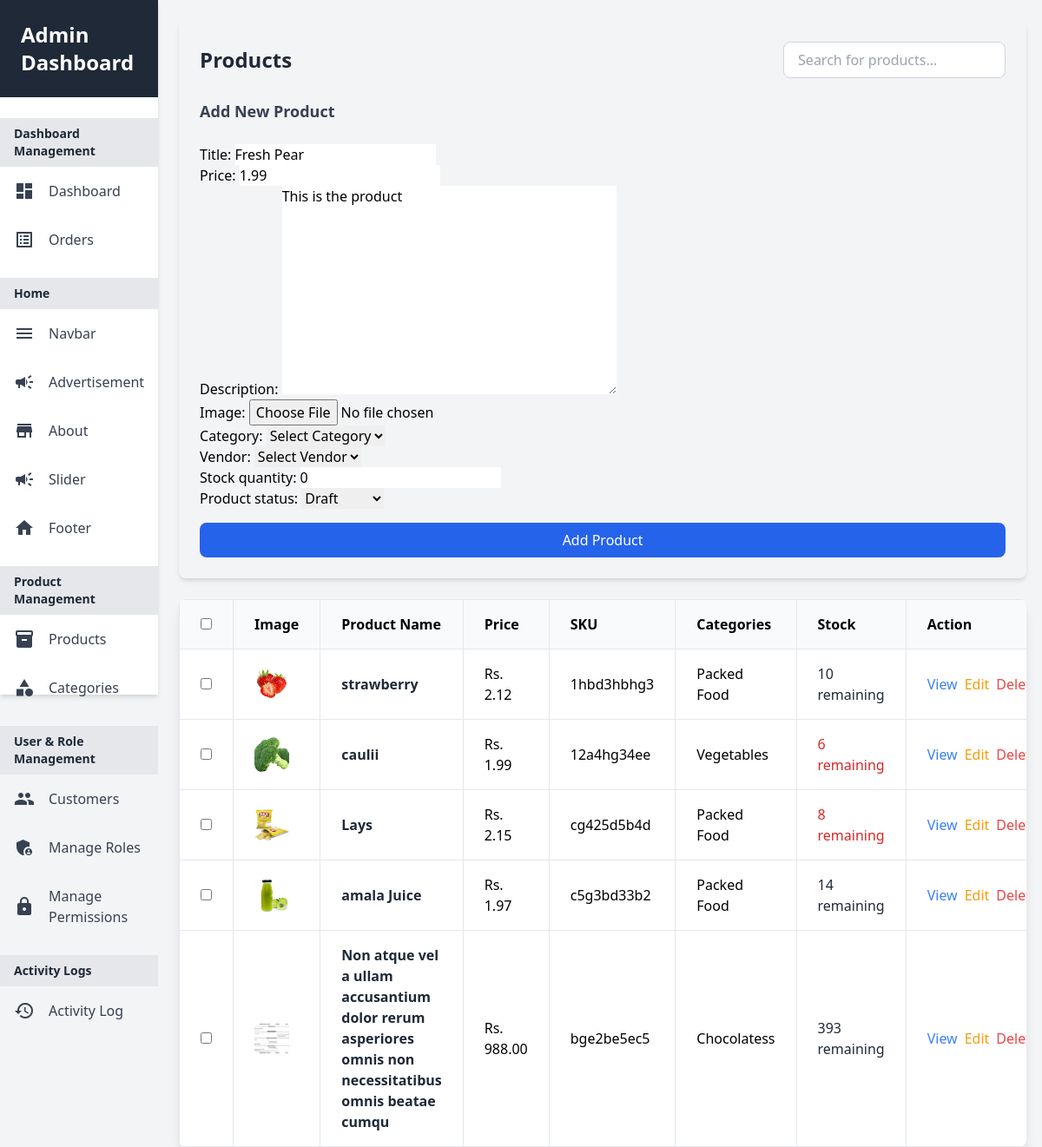
The page /user/products/ (signed in) on the database as committed earlier.
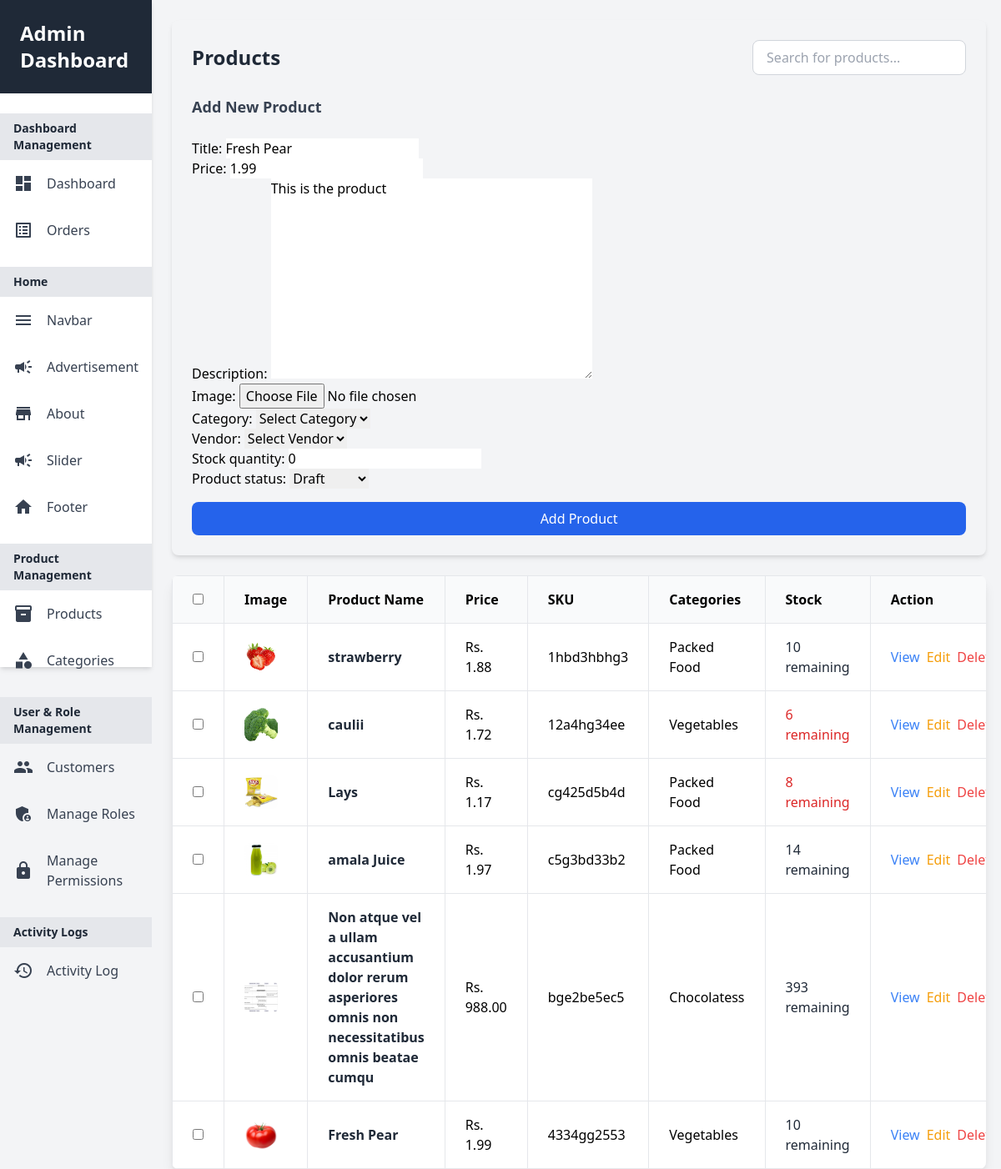
The same page on the database as committed later.
### core/models.py (models this page shows, shortened)
class Product(models.Model):
    pid = ShortUUIDField(unique=True, length=10, max_length=20, alphabet="abcdegh12345")
    user = models.ForeignKey(User, on_delete=models.SET_NULL, null=True)
    category = models.ForeignKey(Category, on_delete=models.CASCADE, related_name='products')
    title = models.CharField(max_length=100, default="Fresh Pear")
    image = models.ImageField(upload_to='products/')
    description = RichTextUploadingField(null=True, blank=True, default="This is the product")
    price = models.DecimalField(max_digits=10, decimal_places=2, default="1.99")
    old_price = models.DecimalField(max_digits=10, decimal_places=2, default="2.99")
    specifications = models.TextField(null=True, blank=True)
    tags=TaggableManager(blank=True)
    product_status = models.CharField(choices=PRODUCT_STATUS_CHOICES, max_length=10, default="draft")
    sku = ShortUUIDField(unique=True, length=10, max_length=20, alphabet="abcdegh12345")
    stock_quantity = models.PositiveIntegerField(default=0)  # You can set the default value as needed
    in_stock = models.BooleanField(default=True)
    in_sale = models.BooleanField(default=False)
    featured = models.BooleanField(default=False)
    digital = models.BooleanField(default=False)
    vendor = models.ForeignKey(Vendor, on_delete=models.CASCADE, related_name='products')  # Rename to lowercase 'vendor'
    weight = models.FloatField(default=0)
    color = models.ManyToManyField(Color, related_name='products')
    size = models.ManyToManyField(Size, related_name='products')
    mfd=models.DateField(auto_now_add=True)
    life=models.IntegerField(default=30)
    shipping = models.CharField(max_length=100, default="Free Shipping")
    created_at = models.DateTimeField(default=datetime.now)
    sold_quantity = models.IntegerField(default=0)
    updated_by = models.ForeignKey(User, on_delete=models.SET_NULL, null=True, related_name='updated_products')
    class Meta:
        verbose_name_plural = "Products"
    def stock_status(self):
        """Return a custom string based on stock quantity."""
        if self.stock_quantity > 0:
            return f"{self.stock_quantity} left"
        return "Out of stock"
    stock_status.short_description = 'Stock Status'

class Category(models.Model):
    cid = ShortUUIDField(unique=True, length=10, max_length=20, prefix="cat", alphabet="abcdegh12345")
    title = models.CharField(max_length=100)
    image = models.ImageField(upload_to="category")
    created_at = models.DateTimeField(auto_now_add=True)
    status = models.CharField(choices=STATUS_CHOICES, max_length=20, default="Active")  # Increase max_length
    updated_by = models.ForeignKey(User, on_delete=models.SET_NULL, null=True, related_name='updated_categories')
    class Meta:
        verbose_name_plural = "Categories"
    def __str__(self):
        return self.title

### userauth/decorators.py (the view)
        def _wrapped_view(request, *args, **kwargs):
            user_groups = request.user.groups.values_list('name', flat=True)
            if not any(role in user_groups for role in allowed_roles):
                return HttpResponseForbidden("You do not have permission to view this page.")
            return view_func(request, *args, **kwargs)

### userauth/forms.py
class ProductForm(forms.ModelForm):
    class Meta:
        model = Product
        fields = ['title', 'price', 'description', 'image', 'category', 'vendor', 'stock_quantity', 'product_status',]
    category = forms.ModelChoiceField(queryset=Category.objects.all(), empty_label="Select Category")
    vendor = forms.ModelChoiceField(queryset=Vendor.objects.all(), empty_label="Select Vendor")

### core/models.py (called while the page is built)
    def __str__(self):
        return self.title

### userauth/views.py (called while the page is built)
@csrf_protect
@login_required
@allowed_users(allowed_roles=['Admin'])
def products(request):
    products = Product.objects.all()
    if request.method == 'POST':
        form = ProductForm(request.POST, request.FILES)
        if form.is_valid():
            product = form.save(commit=False)
            product.updated_by = request.user
            product.save()
            return redirect('userauth:products')
    else:
        form = ProductForm()
    return render(request, 'userauth/products.html', {'products': products, 'form': form})

### templates/userauth/products.html (shortened to what the changed rows need)
{% extends "partials/baseadmin.html" %}
{% load static %}
{% block content %}
<div class="container mx-auto px-6 py-6">
    <div class="bg-gray-100 p-6 rounded-lg shadow-md">
        <div class="flex justify-between items-center mb-6">
            <h1 class="text-2xl font-bold text-gray-800">Products</h1>
        </div>
        <div class="flex justify-between items-center mb-6">
            <h2 class="text-lg font-semibold text-gray-700">Add New Product</h2>
        </div>
    </div>
    <div class="overflow-x-auto bg-white rounded-lg shadow-lg mt-6">
        <table class="table-auto w-full text-left border-collapse border border-gray-200">
            <thead class="bg-gray-50">
                <tr>
                    <th class="px-6 py-4 border border-gray-200">
                        <input type="checkbox" />
                    </th>
                    <th class="px-6 py-4 border border-gray-200">Image</th>
                    <th class="px-6 py-4 border border-gray-200">Product Name</th>
                    <th class="px-6 py-4 border border-gray-200">Price</th>
                    <th class="px-6 py-4 border border-gray-200">SKU</th>
                    <th class="px-6 py-4 border border-gray-200">Categories</th>
                    <th class="px-6 py-4 border border-gray-200">Stock</th>
                    <th class="px-6 py-4 border border-gray-200">Action</th>
                </tr>
            </thead>
            <tbody>
                {% for product in products %}
                <tr class="hover:bg-gray-50">
                    <td class="px-6 py-4 border border-gray-200">
                        <input type="checkbox" />
                    </td>
                    <td class="px-6 py-4 border border-gray-200">
                        <img
                            src="{{ product.image.url }}"
                            alt="{{ product.title }}"
                            class="w-10 h-10 rounded-lg object-cover"
                        />
                    </td>
                    <td class="px-6 py-4 border border-gray-200 font-semibold text-gray-800">
                        {{ product.title }}
                    </td>
                    <td class="px-6 py-4 border border-gray-200">Rs. {{ product.price }}</td>
                    <td class="px-6 py-4 border border-gray-200">{{ product.sku }}</td>
                    <td class="px-6 py-4 border border-gray-200">
                        {{ product.category|join:", " }}
                    </td>
                    <td class="px-6 py-4 border border-gray-200">
                        <span
                            class="{% if product.stock_quantity < 10 %}text-red-600{% else %}text-gray-800{% endif %}">
                            {{ product.stock_quantity }} remaining
                        </span>
                    </td>
                    <td class="px-6 py-4 border border-gray-200">
                        <div class="flex space-x-2">
                            <a
                                href="{% url 'userauth:product_view' product.id %}"
                                class="text-blue-500 hover:text-blue-700"
                            >
                                View
                            </a>
                            <a
                                href="{% url 'userauth:product_edit' product.id %}"
                                class="text-yellow-500 hover:text-yellow-700"
                            >
                                Edit
                            </a>
                            <form
                                method="POST"
                                action="{% url 'userauth:product_delete' product.id %}"
                                onsubmit="return confirm('Are you sure you want to delete this product?');"
                            >
                                <button
                                    type="submit"
                                    class="text-red-500 hover:text-red-700"
                                >
                                    Delete
                                </button>
                            </form>
                        </div>
                    </td>
                </tr>
                {% empty %}
                <tr>
                    <td colspan="8" class="px-6 py-4 text-center text-gray-600">
                        No products found.
                    </td>
                </tr>
                {% endfor %}
            </tbody>
        </table>
    </div>
</div>
{% endblock %}

Rows that differ between the two databases and show on the page:
changed Product "strawberry": price "2.12" → "1.88"
changed Product "caulii": price "1.99" → "1.72"
changed Product "Lays": price "2.15" → "1.17"
added Product: image (picture), title "Fresh Pear", price "1.99", sku "4334gg2553", category "Vegetables", stock_quantity "10"
